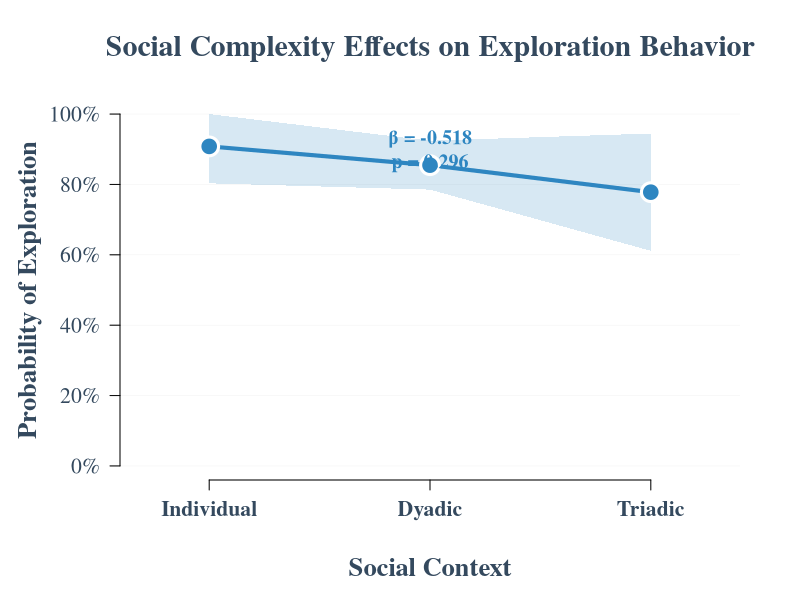
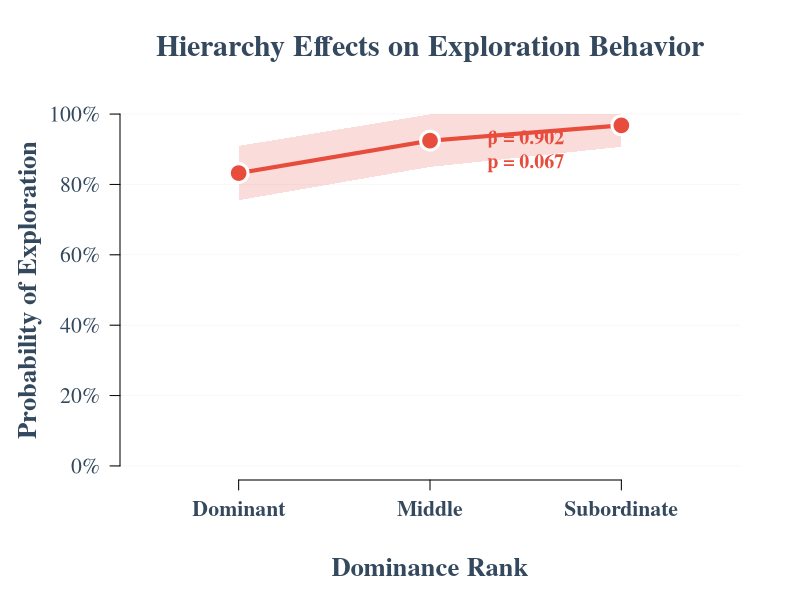
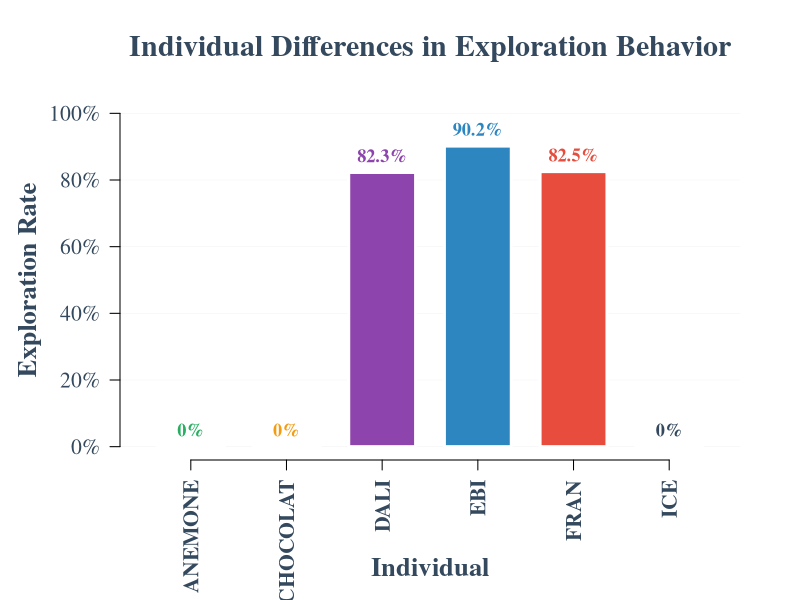
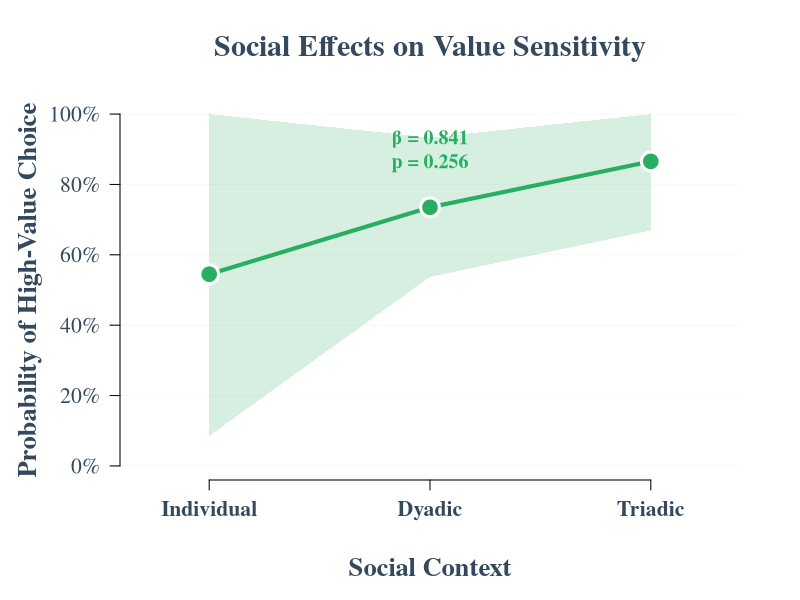
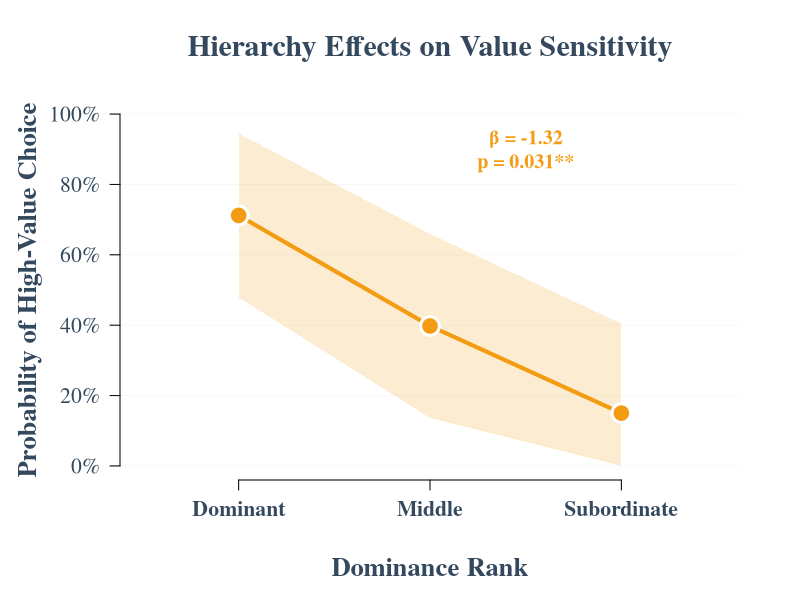
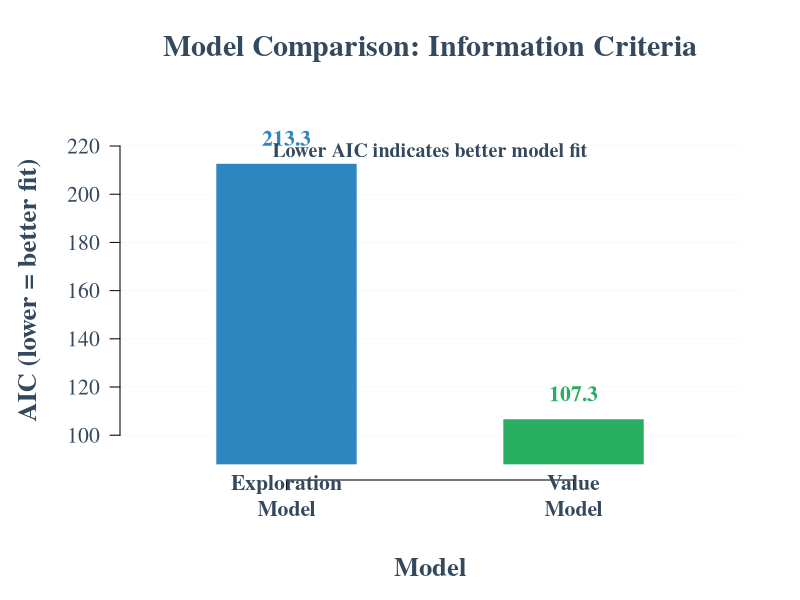

These charts were generated, in order, by the following R code:
# Separate Beautiful Andrew Heiss-Style Plots
# Each plot will be saved as a high-quality individual figure

library(graphics)
library(stats)

# Andrew Heiss color palette
ah_colors <- list(
  blue = "#2E86C1",
  red = "#E74C3C", 
  green = "#27AE60",
  orange = "#F39C12",
  purple = "#8E44AD",
  gray = "#34495E",
  light_blue = "#85C1E9",
  light_red = "#F1948A",
  light_green = "#82E0AA"
)

# Load and prepare data
cat("Loading and preparing data...\n")
data <- read.csv("Explore Exploit Dataset.csv", stringsAsFactors = FALSE)

# Data preprocessing
clean_choices <- function(outcome) {
  result <- rep(NA, length(outcome))
  result[outcome == "exploit_pink"] <- 0  # Exploit high-value
  result[outcome == "exploit_blue"] <- 1  # Exploit low-value
  result[outcome == "explore"] <- 2       # Explore
  return(result)
}

data$choice <- clean_choices(data$OUTCOME)
main_trials <- data[data$TRIAL_TYPE == "OIT_RE" & !is.na(data$choice), ]

# Create model variables
main_trials$social_context <- factor(main_trials$CONDITION, 
                                     levels = c("solo", "duo", "trio"),
                                     labels = c("Individual", "Dyadic", "Triadic"))
main_trials$social_complexity <- as.numeric(main_trials$social_context) - 1
main_trials$dominance_status <- ifelse(main_trials$social_context == "Individual", 0, 
                                      main_trials$RELATIVE_RANK)
main_trials$monkey_id <- as.factor(main_trials$monkey)

# Fit models
cat("Fitting models...\n")

# Model 1: Exploration vs High-Value Exploitation
explore_vs_high <- ifelse(main_trials$choice == 2, 1, ifelse(main_trials$choice == 0, 0, NA))
valid_eh <- !is.na(explore_vs_high)

model_data_eh <- data.frame(
  outcome = explore_vs_high[valid_eh],
  social_complexity = main_trials$social_complexity[valid_eh],
  dominance_status = main_trials$dominance_status[valid_eh],
  monkey_id = main_trials$monkey_id[valid_eh],
  social_context = main_trials$social_context[valid_eh]
)

model_explore <- glm(outcome ~ social_complexity + dominance_status + monkey_id, 
                    data = model_data_eh, family = binomial(link = "logit"))

# Model 2: High-Value vs Low-Value Exploitation
high_vs_low <- ifelse(main_trials$choice == 0, 1, ifelse(main_trials$choice == 1, 0, NA))
valid_hl <- !is.na(high_vs_low)

model_data_hl <- data.frame(
  outcome = high_vs_low[valid_hl],
  social_complexity = main_trials$social_complexity[valid_hl], 
  dominance_status = main_trials$dominance_status[valid_hl],
  monkey_id = main_trials$monkey_id[valid_hl],
  social_context = main_trials$social_context[valid_hl]
)

model_value <- glm(outcome ~ social_complexity + dominance_status + monkey_id, 
                  data = model_data_hl, family = binomial(link = "logit"))

# Function to create prediction data
create_predictions <- function(model, data, var_name, var_values) {
  pred_data <- data[1:length(var_values), ]
  pred_data[[var_name]] <- var_values
  
  # Set other variables to their means/modes
  if("social_complexity" %in% names(pred_data) && var_name != "social_complexity") {
    pred_data$social_complexity <- mean(data$social_complexity)
  }
  if("dominance_status" %in% names(pred_data) && var_name != "dominance_status") {
    pred_data$dominance_status <- mean(data$dominance_status)
  }
  if("monkey_id" %in% names(pred_data)) {
    pred_data$monkey_id <- data$monkey_id[1]  # Reference level
  }
  
  predictions <- predict(model, newdata = pred_data, type = "response", se.fit = TRUE)
  
  data.frame(
    x = var_values,
    predicted = predictions$fit,
    se = predictions$se.fit,
    lower = pmax(0, predictions$fit - 1.96 * predictions$se.fit),
    upper = pmin(1, predictions$fit + 1.96 * predictions$se.fit)
  )
}

# ================================================================================
# FIGURE 1: SOCIAL COMPLEXITY EFFECTS ON EXPLORATION
# ================================================================================

cat("Creating Figure 1: Social Complexity Effects...\n")

png("Figure_1_Social_Complexity_Effects.png", width = 1200, height = 900, res = 300)

# Set up beautiful plot
par(mar = c(6, 6, 5, 3), family = "serif")

social_pred <- create_predictions(model_explore, model_data_eh, "social_complexity", 0:2)

# Create the plot
plot(social_pred$x, social_pred$predicted, 
     type = "n", 
     xlim = c(-0.3, 2.3), ylim = c(0, 1),
     xlab = "", ylab = "",
     main = "",
     xaxt = "n", yaxt = "n",
     bty = "n")

# Add subtle grid
for(i in seq(0, 1, 0.2)) {
  abline(h = i, col = "gray95", lwd = 0.5)
}

# Add confidence ribbon
polygon(c(social_pred$x, rev(social_pred$x)), 
         c(social_pred$lower, rev(social_pred$upper)),
         col = paste0(ah_colors$blue, "30"), border = NA)

# Add prediction line
lines(social_pred$x, social_pred$predicted, 
      col = ah_colors$blue, lwd = 4)

# Add points
points(social_pred$x, social_pred$predicted, 
       pch = 21, bg = ah_colors$blue, col = "white", 
       cex = 2.5, lwd = 3)

# Beautiful axes
axis(1, at = 0:2, labels = c("Individual", "Dyadic", "Triadic"), 
     cex.axis = 1.3, col.axis = ah_colors$gray, font = 2)
axis(2, at = seq(0, 1, 0.2), labels = paste0(seq(0, 100, 20), "%"), 
     cex.axis = 1.3, col.axis = ah_colors$gray, las = 1)

# Beautiful labels
mtext("Social Context", side = 1, line = 4, cex = 1.6, font = 2, col = ah_colors$gray)
mtext("Probability of Exploration", side = 2, line = 4, cex = 1.6, font = 2, col = ah_colors$gray)
mtext("Social Complexity Effects on Exploration Behavior", side = 3, line = 2, 
      cex = 1.8, font = 2, col = ah_colors$gray)

# Add effect size annotation
text(1, 0.9, paste0("β = ", round(coef(model_explore)[2], 3), 
                   "\np = ", round(summary(model_explore)$coefficients[2, 4], 3)),
     cex = 1.2, font = 2, col = ah_colors$blue,
     bg = "white", box.col = ah_colors$blue, box.lwd = 2)

dev.off()

# ================================================================================
# FIGURE 2: HIERARCHY EFFECTS ON EXPLORATION  
# ================================================================================

cat("Creating Figure 2: Hierarchy Effects...\n")

png("Figure_2_Hierarchy_Effects.png", width = 1200, height = 900, res = 300)

par(mar = c(6, 6, 5, 3), family = "serif")

dom_pred <- create_predictions(model_explore, model_data_eh[model_data_eh$dominance_status > 0, ], 
                              "dominance_status", 1:3)

# Create the plot
plot(dom_pred$x, dom_pred$predicted, 
     type = "n",
     xlim = c(0.5, 3.5), ylim = c(0, 1),
     xlab = "", ylab = "",
     main = "",
     xaxt = "n", yaxt = "n",
     bty = "n")

# Add subtle grid
for(i in seq(0, 1, 0.2)) {
  abline(h = i, col = "gray95", lwd = 0.5)
}

# Add confidence ribbon
polygon(c(dom_pred$x, rev(dom_pred$x)), 
         c(dom_pred$lower, rev(dom_pred$upper)),
         col = paste0(ah_colors$red, "30"), border = NA)

# Add prediction line
lines(dom_pred$x, dom_pred$predicted, 
      col = ah_colors$red, lwd = 4)

# Add points
points(dom_pred$x, dom_pred$predicted, 
       pch = 21, bg = ah_colors$red, col = "white", 
       cex = 2.5, lwd = 3)

# Beautiful axes
axis(1, at = 1:3, labels = c("Dominant", "Middle", "Subordinate"), 
     cex.axis = 1.3, col.axis = ah_colors$gray, font = 2)
axis(2, at = seq(0, 1, 0.2), labels = paste0(seq(0, 100, 20), "%"), 
     cex.axis = 1.3, col.axis = ah_colors$gray, las = 1)

# Beautiful labels
mtext("Dominance Rank", side = 1, line = 4, cex = 1.6, font = 2, col = ah_colors$gray)
mtext("Probability of Exploration", side = 2, line = 4, cex = 1.6, font = 2, col = ah_colors$gray)
mtext("Hierarchy Effects on Exploration Behavior", side = 3, line = 2, 
      cex = 1.8, font = 2, col = ah_colors$gray)

# Add effect size annotation
text(2.5, 0.9, paste0("β = ", round(coef(model_explore)[3], 3), 
                      "\np = ", round(summary(model_explore)$coefficients[3, 4], 3)),
     cex = 1.2, font = 2, col = ah_colors$red,
     bg = "white", box.col = ah_colors$red, box.lwd = 2)

dev.off()

# ================================================================================
# FIGURE 3: INDIVIDUAL DIFFERENCES
# ================================================================================

cat("Creating Figure 3: Individual Differences...\n")

png("Figure_3_Individual_Differences.png", width = 1400, height = 900, res = 300)

par(mar = c(7, 6, 5, 3), family = "serif")

individual_data <- aggregate(model_data_eh$outcome, 
                           by = list(model_data_eh$monkey_id), 
                           FUN = mean)
names(individual_data) <- c("monkey", "exploration_rate")

# Create the plot
plot(1:nrow(individual_data), individual_data$exploration_rate,
     type = "n",
     xlim = c(0.5, nrow(individual_data) + 0.5), ylim = c(0, 1),
     xlab = "", ylab = "",
     main = "",
     xaxt = "n", yaxt = "n",
     bty = "n")

# Add subtle grid
for(i in seq(0, 1, 0.2)) {
  abline(h = i, col = "gray95", lwd = 0.5)
}

# Create beautiful gradient colors for individuals
individual_colors <- c(ah_colors$green, ah_colors$orange, ah_colors$purple, 
                      ah_colors$blue, ah_colors$red, ah_colors$gray)

# Add bars with gradient effect
for(i in 1:nrow(individual_data)) {
  rect(i - 0.35, 0, i + 0.35, individual_data$exploration_rate[i],
       col = individual_colors[i], border = "white", lwd = 3)
  
  # Add value labels on top of bars
  text(i, individual_data$exploration_rate[i] + 0.05, 
       paste0(round(individual_data$exploration_rate[i] * 100, 1), "%"),
       cex = 1.1, font = 2, col = individual_colors[i])
}

# Beautiful axes
axis(1, at = 1:nrow(individual_data), labels = individual_data$monkey, 
     cex.axis = 1.3, col.axis = ah_colors$gray, font = 2, las = 2)
axis(2, at = seq(0, 1, 0.2), labels = paste0(seq(0, 100, 20), "%"), 
     cex.axis = 1.3, col.axis = ah_colors$gray, las = 1)

# Beautiful labels
mtext("Individual", side = 1, line = 5, cex = 1.6, font = 2, col = ah_colors$gray)
mtext("Exploration Rate", side = 2, line = 4, cex = 1.6, font = 2, col = ah_colors$gray)
mtext("Individual Differences in Exploration Behavior", side = 3, line = 2, 
      cex = 1.8, font = 2, col = ah_colors$gray)

dev.off()

# ================================================================================
# FIGURE 4: VALUE SENSITIVITY
# ================================================================================

cat("Creating Figure 4: Value Sensitivity...\n")

png("Figure_4_Value_Sensitivity.png", width = 1200, height = 900, res = 300)

par(mar = c(6, 6, 5, 3), family = "serif")

model2_social_pred <- create_predictions(model_value, model_data_hl, "social_complexity", 0:2)

# Create the plot
plot(model2_social_pred$x, model2_social_pred$predicted, 
     type = "n",
     xlim = c(-0.3, 2.3), ylim = c(0, 1),
     xlab = "", ylab = "",
     main = "",
     xaxt = "n", yaxt = "n",
     bty = "n")

# Add subtle grid
for(i in seq(0, 1, 0.2)) {
  abline(h = i, col = "gray95", lwd = 0.5)
}

# Add confidence ribbon
polygon(c(model2_social_pred$x, rev(model2_social_pred$x)), 
         c(model2_social_pred$lower, rev(model2_social_pred$upper)),
         col = paste0(ah_colors$green, "30"), border = NA)

# Add prediction line
lines(model2_social_pred$x, model2_social_pred$predicted, 
      col = ah_colors$green, lwd = 4)

# Add points
points(model2_social_pred$x, model2_social_pred$predicted, 
       pch = 21, bg = ah_colors$green, col = "white", 
       cex = 2.5, lwd = 3)

# Beautiful axes
axis(1, at = 0:2, labels = c("Individual", "Dyadic", "Triadic"), 
     cex.axis = 1.3, col.axis = ah_colors$gray, font = 2)
axis(2, at = seq(0, 1, 0.2), labels = paste0(seq(0, 100, 20), "%"), 
     cex.axis = 1.3, col.axis = ah_colors$gray, las = 1)

# Beautiful labels
mtext("Social Context", side = 1, line = 4, cex = 1.6, font = 2, col = ah_colors$gray)
mtext("Probability of High-Value Choice", side = 2, line = 4, cex = 1.6, font = 2, col = ah_colors$gray)
mtext("Social Effects on Value Sensitivity", side = 3, line = 2, 
      cex = 1.8, font = 2, col = ah_colors$gray)

# Add effect size annotation
text(1, 0.9, paste0("β = ", round(coef(model_value)[2], 3), 
                   "\np = ", round(summary(model_value)$coefficients[2, 4], 3)),
     cex = 1.2, font = 2, col = ah_colors$green,
     bg = "white", box.col = ah_colors$green, box.lwd = 2)

dev.off()

# ================================================================================
# FIGURE 5: HIERARCHY EFFECTS ON VALUE SENSITIVITY
# ================================================================================

cat("Creating Figure 5: Hierarchy Effects on Value...\n")

png("Figure_5_Hierarchy_Value_Effects.png", width = 1200, height = 900, res = 300)

par(mar = c(6, 6, 5, 3), family = "serif")

dom_value_pred <- create_predictions(model_value, model_data_hl[model_data_hl$dominance_status > 0, ], 
                                    "dominance_status", 1:3)

# Create the plot
plot(dom_value_pred$x, dom_value_pred$predicted, 
     type = "n",
     xlim = c(0.5, 3.5), ylim = c(0, 1),
     xlab = "", ylab = "",
     main = "",
     xaxt = "n", yaxt = "n",
     bty = "n")

# Add subtle grid
for(i in seq(0, 1, 0.2)) {
  abline(h = i, col = "gray95", lwd = 0.5)
}

# Add confidence ribbon
polygon(c(dom_value_pred$x, rev(dom_value_pred$x)), 
         c(dom_value_pred$lower, rev(dom_value_pred$upper)),
         col = paste0(ah_colors$orange, "30"), border = NA)

# Add prediction line
lines(dom_value_pred$x, dom_value_pred$predicted, 
      col = ah_colors$orange, lwd = 4)

# Add points
points(dom_value_pred$x, dom_value_pred$predicted, 
       pch = 21, bg = ah_colors$orange, col = "white", 
       cex = 2.5, lwd = 3)

# Beautiful axes
axis(1, at = 1:3, labels = c("Dominant", "Middle", "Subordinate"), 
     cex.axis = 1.3, col.axis = ah_colors$gray, font = 2)
axis(2, at = seq(0, 1, 0.2), labels = paste0(seq(0, 100, 20), "%"), 
     cex.axis = 1.3, col.axis = ah_colors$gray, las = 1)

# Beautiful labels
mtext("Dominance Rank", side = 1, line = 4, cex = 1.6, font = 2, col = ah_colors$gray)
mtext("Probability of High-Value Choice", side = 2, line = 4, cex = 1.6, font = 2, col = ah_colors$gray)
mtext("Hierarchy Effects on Value Sensitivity", side = 3, line = 2, 
      cex = 1.8, font = 2, col = ah_colors$gray)

# Add effect size annotation and significance
sig_text <- if(summary(model_value)$coefficients[3, 4] < 0.05) "**" else "*"
text(2.5, 0.9, paste0("β = ", round(coef(model_value)[3], 3), 
                      "\np = ", round(summary(model_value)$coefficients[3, 4], 3), sig_text),
     cex = 1.2, font = 2, col = ah_colors$orange,
     bg = "white", box.col = ah_colors$orange, box.lwd = 2)

dev.off()

# ================================================================================
# FIGURE 6: MODEL COMPARISON
# ================================================================================

cat("Creating Figure 6: Model Comparison...\n")

png("Figure_6_Model_Comparison.png", width = 1200, height = 900, res = 300)

par(mar = c(6, 6, 5, 3), family = "serif")

aic_values <- c(AIC(model_explore), AIC(model_value))
model_names <- c("Exploration\nModel", "Value\nModel")

# Create the plot
plot(1:2, aic_values,
     type = "n",
     xlim = c(0.5, 2.5), ylim = c(min(aic_values) - 20, max(aic_values) + 20),
     xlab = "", ylab = "",
     main = "",
     xaxt = "n", yaxt = "n",
     bty = "n")

# Add subtle grid
aic_range <- seq(floor(min(aic_values)/20)*20, ceiling(max(aic_values)/20)*20, 20)
for(i in aic_range) {
  abline(h = i, col = "gray95", lwd = 0.5)
}

# Add bars
colors_models <- c(ah_colors$blue, ah_colors$green)
for(i in 1:2) {
  rect(i - 0.25, min(aic_values) - 20, i + 0.25, aic_values[i],
       col = colors_models[i], border = "white", lwd = 3)
  
  # Add AIC values as text
  text(i, aic_values[i] + 10, round(aic_values[i], 1), 
       cex = 1.3, font = 2, col = colors_models[i])
}

# Beautiful axes
axis(1, at = 1:2, labels = model_names, cex.axis = 1.3, col.axis = ah_colors$gray, font = 2)
axis(2, at = aic_range, cex.axis = 1.3, col.axis = ah_colors$gray, las = 1)

# Beautiful labels
mtext("Model", side = 1, line = 4, cex = 1.6, font = 2, col = ah_colors$gray)
mtext("AIC (lower = better fit)", side = 2, line = 4, cex = 1.6, font = 2, col = ah_colors$gray)
mtext("Model Comparison: Information Criteria", side = 3, line = 2, 
      cex = 1.8, font = 2, col = ah_colors$gray)

# Add interpretation
text(1.5, max(aic_values) + 5, "Lower AIC indicates better model fit", 
     cex = 1.2, font = 2, col = ah_colors$gray)

dev.off()

cat("All individual figures created successfully!\n")
cat("Files saved:\n")
cat("- Figure_1_Social_Complexity_Effects.png\n")
cat("- Figure_2_Hierarchy_Effects.png\n") 
cat("- Figure_3_Individual_Differences.png\n")
cat("- Figure_4_Value_Sensitivity.png\n")
cat("- Figure_5_Hierarchy_Value_Effects.png\n")
cat("- Figure_6_Model_Comparison.png\n") 